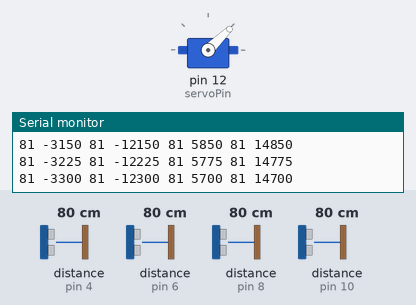
A sketch run on a simulated Arduino Uno, built with avr-gcc and run on an emulated ATmega328P. On the bench: servo, the last lines printed to the serial monitor. The test bench sets the inputs (shaded band); at power-on: distance to the obstacle (sensors on pin 4, pin 6, pin 8, pin 10) 80 cm.

Above: at 1.1 s.
1.4 s: distance to the obstacle (sensor on pin 4) set to 4 cm
At 1.72 s:
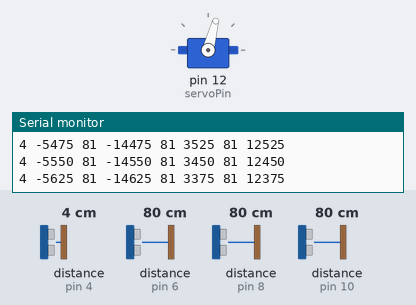
4.4 s: distance to the obstacle (sensor on pin 6) set to 9 cm
At 4.75 s:
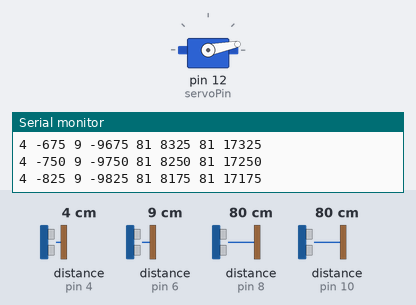
7.4 s: distance to the obstacle (sensor on pin 8) set to 9 cm
At 8.7 s:
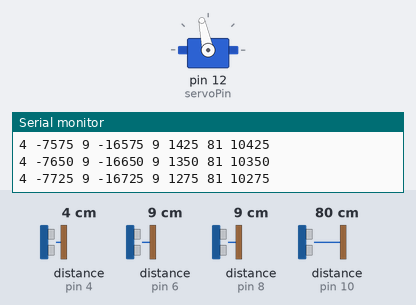
10.4 s: distance to the obstacle (sensor on pin 10) set to 35 cm
At 13.23 s:
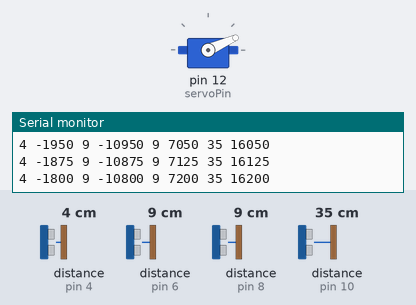
13.4 s: distance to the obstacle (sensor on pin 4) set to 2 cm
16.4 s: distance to the obstacle (sensor on pin 6) set to 35 cm
Timing chart, 0 to 20.4 s (numbered marks = the images above; inputs shaded):
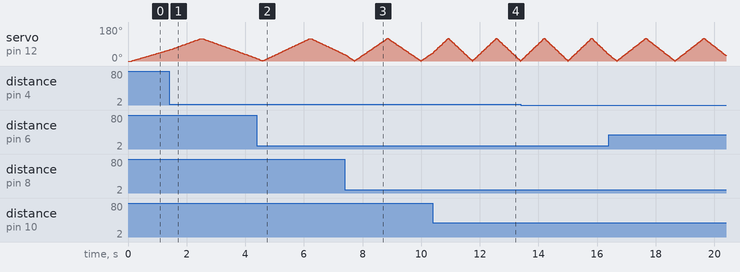

The sketch:

arduinoNano.ino
```cpp
#include <Servo.h>
#include <Arduino.h>
#include <Wire.h>
#include <NewPing.h>

#define servoPin 12

/// Servo
Servo servo;

/// sensors
long MAX_DIS = 350;
NewPing sensor01(3,4, MAX_DIS);
NewPing sensor02(5,6, MAX_DIS);
NewPing sensor03(7,8, MAX_DIS);
NewPing sensor04(9,10, MAX_DIS);

void setup()
{
    Serial.begin(115200);
    Serial.setTimeout(5);
    Wire.begin();

    /// Servo
    servo.attach(servoPin);
    servo.write(0);

    delay(100);
}
char msg[100];
void Data2Wifi(long D1, long A1, long D2, long A2, long D3, long A3, long D4, long A4)
{

    sprintf(msg, "%ld %ld %ld %ld %ld %ld %ld %ld\n", D1, A1, D2, A2, D3, A3, D4, A4);
    Serial.write(msg);
}

long i = 0;
bool reverse = false;


long distance01 = 0;
long distance02 = 0;
long distance03 = 0;
long distance04 = 0;
void loop()
{
    long angle01 = -i*75 ;
    long angle02 = angle01 - 90*100;
    long angle03 = angle01 + 90*100;
    long angle04 = angle01 + 180*100;

    servo.write(i);

    /// Sensors
    distance01 = sensor01.ping_cm();
    distance02 = sensor02.ping_cm();
    distance03 = sensor03.ping_cm();
    distance04 = sensor04.ping_cm();
    Data2Wifi(distance01, angle01, distance02, angle02, distance03, angle03, distance04, angle04);

    i= i + ((reverse == true) ? -1 : 1);
    if (i == 120) reverse = true;
    else if (i == 0) reverse = false;
}
```
